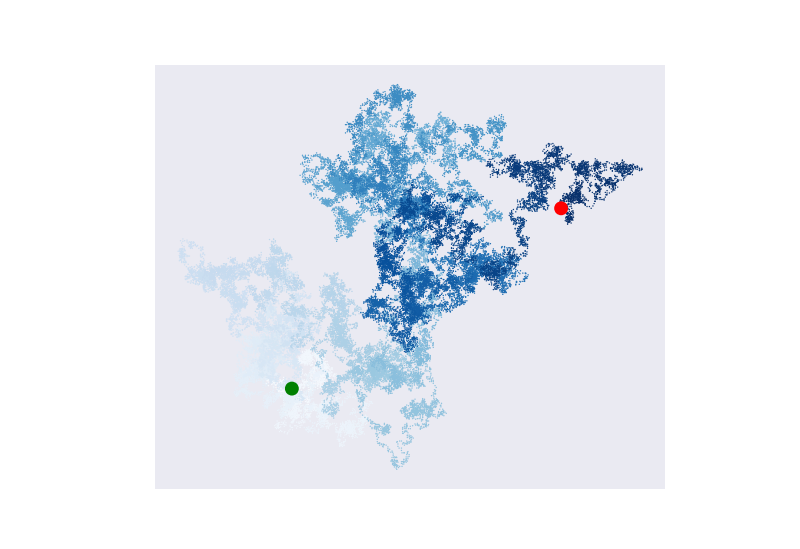

Python code for this plot:
import matplotlib.pyplot as plt

from random_walk import RandomWalk

while True:
    # Make a random walk.
    rw = RandomWalk(50_000)
    rw.fill_walk()

    # Plot the point_numbers in the walk.
    plt.style.use('seaborn-v0_8')
    fig, ax = plt.subplots(figsize=(10.67, 6))
    point_numbers = range(rw.num_points)
    ax.scatter(rw.x_values, rw.y_values, c=point_numbers, cmap=plt.cm.Blues,
               edgecolors='none', s=1)
    ax.set_aspect('equal')  # gives each axis equal spacing between ticks

    # Emphasize the first and last points of the walk.
    ax.scatter(0, 0, color='green', edgecolors='none', s=100)
    ax.scatter(rw.x_values[-1], rw.y_values[-1],
               color='red', edgecolors='none', s=100)

    # Remove the axes.
    ax.get_xaxis().set_visible(False)
    ax.get_yaxis().set_visible(False)

    plt.show()

    keep_running = input("Make another walk? (y/n): ")
    if keep_running == 'n':
        break
